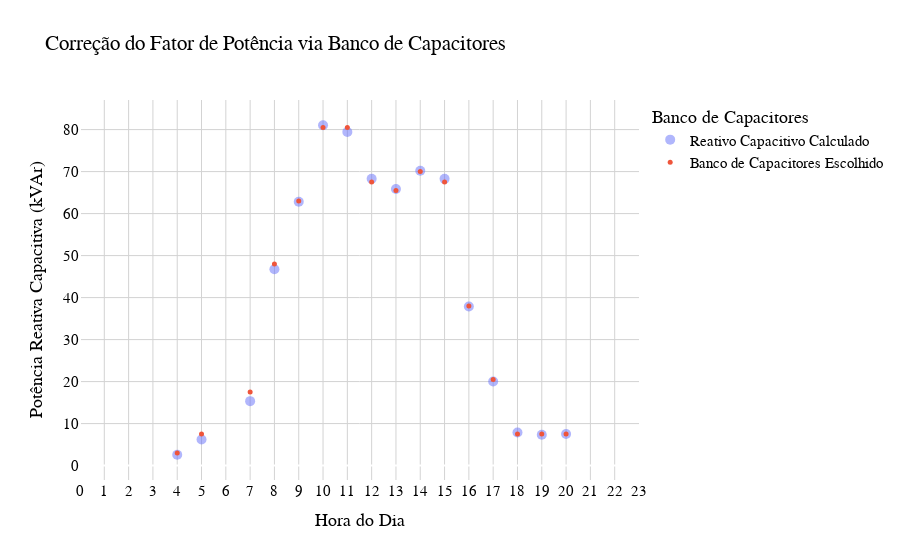

The code cell stored with this chart in its notebook:
### Markdown cell above
## Controle do Fator de Potência 

Para o controle do Fator de Potência da indústria, será utilizado um banco de capacitores para corrigir o reativo produzido pela indústria e aumentar o fator de potência de modo que ${FP} \geq {FP}_{min} = 0,94$.

A quantidade de Potência Reativa Capacitiva necessária para **corrigir** o fator de potência é calculada por:


$$Q_{corr} = P\cdot [\tan(\arccos({FP}))-\tan(\arccos({FP}_{min}))]$$

Para atingir o $Q_{corr}$ esperado, é utilizada uma associação de células capacitivas disponíveis no banco do controlador.

Observando o gráfico do reativo capacitivo necessário e sabendo queo controlador disponível possui uma capacidade de $6$ células, foram escolhidos os seguintes capacitores:

- $Q_1 = 3,0$ kVAr
- $Q_2 = 7,5$ kVAr
- $Q_3 = 10,0$ kVAr
- $Q_4 = 17,5$ kVAr
- $Q_5 = 25,0$ kVAr
- $Q_6 = 35,0$ kVAr

A função `combcap` calcula o valor da associação de capacitores mais próxima de necessária para um dado momento do dia. 

---

### Code cell
# Plotando as Curvas de Cargas Ativas

fig = go.Figure()

# Parâmetros do Gráfico
fig.update_layout(
    title='Correção do Fator de Potência via Banco de Capacitores',
    xaxis_title='Hora do Dia',
    yaxis_title='Potência Reativa Capacitiva (kVAr)',
    legend_title='Banco de Capacitores',
    plot_bgcolor='white',
    font=dict(
        family='Arial',
        size=15,
        color='black'
    ),
    xaxis=dict(
        gridcolor='lightgray',
        tickmode = 'linear',
        dtick = 1,
        range=[0,23]
    ),
    yaxis=dict(
        gridcolor='lightgray'
    )
)

# Calculando a quantidade necessária de potência reativa capacitiva
df['Reativo Capacitivo Calculado'] = df['Potência Total']*(df['FP'].apply(np.arccos).apply(np.tan)-np.tan(np.arccos(0.94)))

# Desconsiderando valores negativos (ou seja, quando não é necessária a correção)
df['Reativo Capacitivo Calculado'] = df['Reativo Capacitivo Calculado'].apply(lambda x: '-' if x <= 0 else x)

fig.add_trace(go.Scatter(
    x=df['Hora'],
    y=df['Reativo Capacitivo Calculado'],
    name='Reativo Capacitivo Calculado',
    mode='markers',
    marker=dict(
        size=10,
        opacity=0.5
        )
    )
)

# Potência reativa nominal dos capacitores escolhidos no catálogo em kVAr
Qc = [3, 7.5, 10, 17.5, 25, 35]

# Recebe a lista de capacitores e o valor desejado a se atingir com a combinação em paralelo deles
# Retorna o valor combinado mais próximo possível do desejado
def combcap(Qc, kVAr):
    n_celulas = len(Qc)
    possiveis_comb = [[Qc[k] for k in range(n_celulas) if i & 1 << k] for i in range(2**n_celulas)]
    possiveis_kVAr = np.array(list(map(sum, possiveis_comb))) 
    return possiveis_kVAr[np.absolute(possiveis_kVAr-kVAr).argmin()]

df['Banco de Capacitores Escolhido'] = df['Reativo Capacitivo Calculado'].apply(lambda x: '-' if x == '-' else combcap(Qc, x))

fig.add_trace(go.Scatter(
    x=df['Hora'],
    y=df['Banco de Capacitores Escolhido'],
    name='Banco de Capacitores Escolhido',
    mode='markers',
    marker=dict(
        size=5
        )
    )
)

fig.show()

### Figure 1 — Plotly figure (JSON) as saved in the notebook; plotly's stock layout.template omitted (floating-point values rounded to 4 significant figures)
{"data": [{"marker": {"opacity": 0.5, "size": 10}, "mode": "markers", "name": "Reativo Capacitivo Calculado", "type": "scatter", "x": [0, 1, 2, 3, 4, 5, 6, 7, 8, 9, 10, 11, 12, 13, 14, 15, 16, 17, 18, 19, 20, 21, 22, 23], "y": ["-", "-", "-", "-", 2.581, 6.192, "-", 15.34, 46.75, 62.82, 81.03, 79.41, 68.29, 65.86, 70.18, 68.27, 37.89, 20.01, 7.882, 7.341, 7.541, "-", "-", "-"]}, {"marker": {"size": 5}, "mode": "markers", "name": "Banco de Capacitores Escolhido", "type": "scatter", "x": [0, 1, 2, 3, 4, 5, 6, 7, 8, 9, 10, 11, 12, 13, 14, 15, 16, 17, 18, 19, 20, 21, 22, 23], "y": ["-", "-", "-", "-", 3, 7.5, "-", 17.5, 48, 63, 80.5, 80.5, 67.5, 65.5, 70, 67.5, 38, 20.5, 7.5, 7.5, 7.5, "-", "-", "-"]}], "layout": {"font": {"color": "black", "family": "Arial", "size": 15}, "legend": {"title": {"text": "Banco de Capacitores"}}, "plot_bgcolor": "white", "title": {"text": "Correção do Fator de Potência via Banco de Capacitores"}, "xaxis": {"dtick": 1, "gridcolor": "lightgray", "range": [0, 23], "tickmode": "linear", "title": {"text": "Hora do Dia"}}, "yaxis": {"gridcolor": "lightgray", "title": {"text": "Potência Reativa Capacitiva (kVAr)"}}}}
